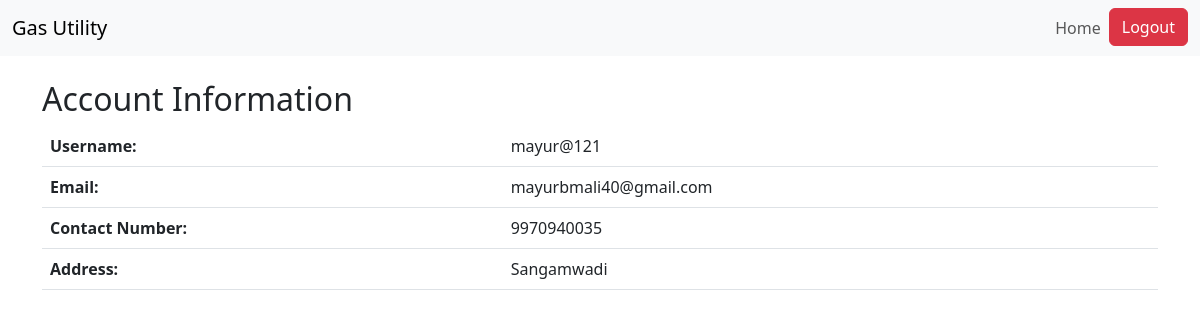
Page /customer/account-info/ (signed in) on the committed database.
### customer/models.py (models this page shows, shortened)
class Customer(AbstractUser):
    address = models.TextField(blank=True, null=True)  # Optional for flexibility
    contact_number = models.CharField(
        max_length=15,
        validators=[RegexValidator(r'^\+?1?\d{9,15}$')],
        help_text="Enter a valid phone number."
    )
    class Meta:
        verbose_name = "Customer"
        verbose_name_plural = "Customers"

### customer/views.py (the view)
# urls.py: path('account-info/', views.account_info, name='account_info'),
@login_required
def account_info(request):
    return render(request, 'customer/account_info.html')

### customer/templates/customer/account_info.html
{% extends 'base.html' %}
{% block content %}
<h2>Account Information</h2>
<table class="table">
    <tr>
        <th>Username:</th>
        <td>{{ user.username }}</td>
    </tr>
    <tr>
        <th>Email:</th>
        <td>{{ user.email }}</td>
    </tr>
    <tr>
        <th>Contact Number:</th>
        <td>{{ user.contact_number }}</td>
    </tr>
    <tr>
        <th>Address:</th>
        <td>{{ user.address }}</td>
    </tr>
</table>
{% endblock %}

### rows in the picture
Customer: username "mayur@121", email "mayurbmali40@gmail.com", contact_number "9970940035", address "Sangamwadi"
